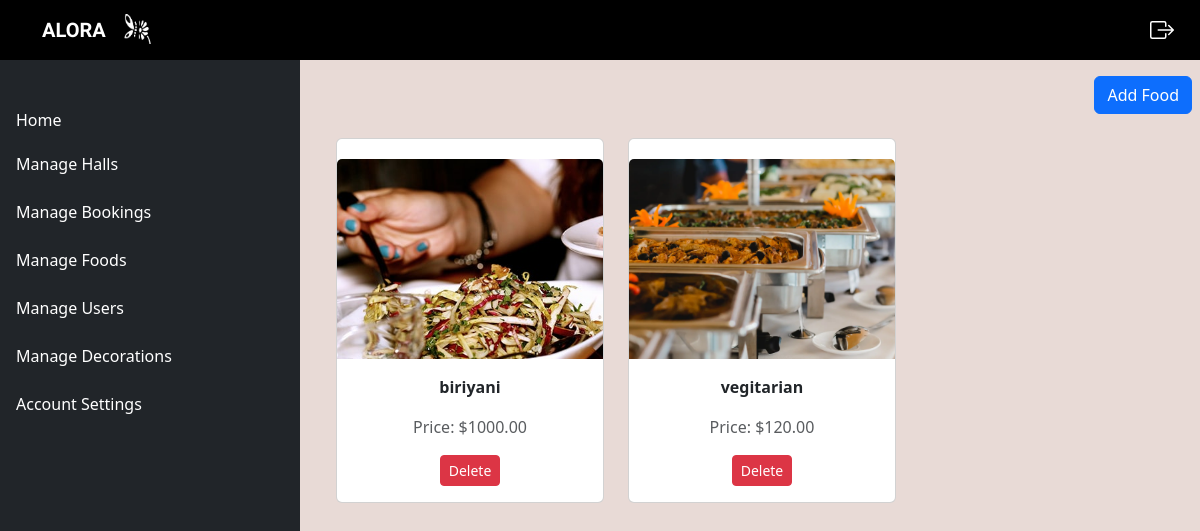
Page /view_food on the earlier database version.
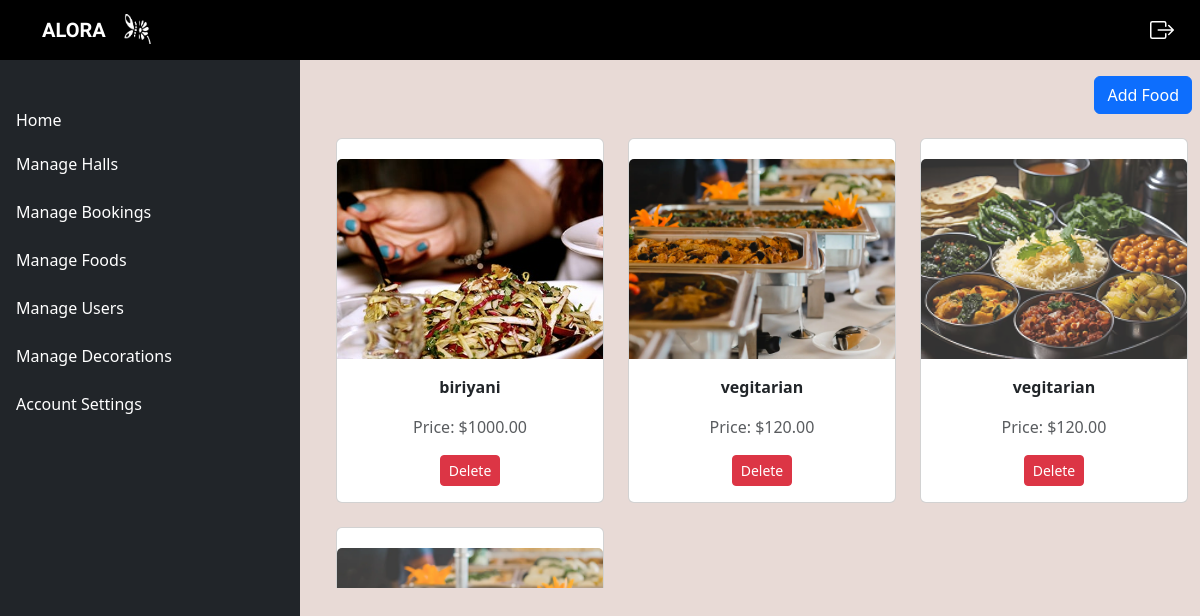
Same page on the later database version.
### event/models.py (models this page shows, shortened)
class Food(models.Model):
    food_image=models.FileField()
    food_name=models.CharField(max_length=100)
    food_price=models.DecimalField(max_digits=10,decimal_places=2)

### event/views.py (the view)
# urls.py: path('view_food',views.View_food,name='view_food'),
def View_food(request):
    food=Food.objects.all()
    return render(request,'view_food.html',{'data':food})

### templates/view_food.html (shortened to what this page needs)
{% extends 'admin_home.html' %}
{% load static %}
{% block content %}
<div class="content ps-4">
    <div class="d-flex justify-content-end mt-3 me-2">
        <a href="{% url 'add_food' %}" class="btn btn-primary text-decoration-none">Add Food</a>
    </div>
    {% if data %}
    <div class="container mt-4 ">
        <div class="row">
            {% for i in data %}
            <div class="col-md-4 mb-4 d-flex justify-content-center">
                <div class="card" style="width: 18rem; padding-top: 20px;">
                    <img src="{{ i.food_image.url }}" class="card-img-top" alt="{{ i.food_name }}" style="height: 200px; object-fit: cover;">
                    <div class="card-body text-center">
                        <p class="card-text fw-bold">{{ i.food_name }}</p>
                        <p class="card-text text-muted">Price: ${{ i.food_price }}</p>
                        <a href="{% url 'delete_food' id=i.id %}" class="btn btn-danger btn-sm">Delete</a>
                    </div>
                </div>
            </div>
            {% endfor %}
        </div>
    </div>
    {% else %}
    <div class="container text-center mt-5">
        <h3 class="text-muted">No Food Items Available</h3>
    </div>
    {% endif %}
</div>
{% endblock content %}

### templates/admin_home.html (shortened to what this page needs)
<!DOCTYPE html>
{% load static %}
<html lang="en">
<head>
    <link href="https://cdn.jsdelivr.net/npm/bootstrap@5.3.3/dist/css/bootstrap.min.css" rel="stylesheet">
</head>
<body>
    <nav class="navbar  ">
        <div class="d-flex justify-content-between  " >
            <a class="navbar-brand text-white name" href="#">ALORA</a>
            <img src="{% static 'img/logo.png' %}" alt="Company Logo" class="logo mt-1">
        </div>
        <div class="me-3">
            <a href="{% url 'logout' %}">
            </a>
        </div>
    </nav>
    <div class="container_fluid ">
        <div class="d-flex ">
            <div class=" dash1 bg-dark">
                <ul class="nav flex-column mt-4 " >
                    <li class="nav-item"><a href="#" class="nav-link text-white mt-3 mb-1">Home</a></li>
                    <li class="nav-item"><a href="{% url 'view_hall' %}" class="nav-link text-white mb-2">Manage Halls</a></li>
                    <li class="nav-item"><a href="{% url 'view_booking' %}" class="nav-link text-white mb-2">Manage Bookings</a></li>
                    <li class="nav-item"><a href="{% url 'view_food' %}" class="nav-link text-white mb-2">Manage Foods</a></li>
                    <li class="nav-item"><a href="{% url 'view_user' %}" class="nav-link text-white mb-2">Manage Users</a></li>
                    <li class="nav-item"><a href="{% url 'view_decoration' %}" class="nav-link text-white mb-2">Manage Decorations</a></li>
                    <li class="nav-item"><a href="#" class="nav-link text-white mb-2">Account Settings</a></li>
                </ul>
            </div>
            {% block content %}{% endblock content %}
</body>
</html>

### templates/view_food.html (style rules this page uses)
.container { overflow-y: scroll; height: 450px; }

### templates/admin_home.html (style rules this page uses)
.logo { width: 30px; height: 30px; }
.name { font-family: 'Irish Grover', cursive; font-weight: bolder; }
.navbar { background: black; padding: 10px; display: flex; justify-content: space-between; align-items: center; }
.dash1 { height: 150vh; width: 25%; }
.content { background: #E8DAD6; color: black; width: 75%; }

Differences in the rows shown:
added Food: food_image (picture), food_name "vegitarian", food_price "120.00"
added Food: food_image (picture)
